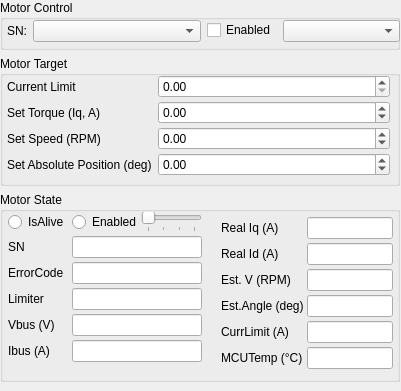
<?xml version="1.0" encoding="UTF-8"?>
<ui version="4.0">
 <class>MotorDebugger</class>
 <widget class="QMainWindow" name="MotorDebugger">
  <property name="geometry">
   <rect>
    <x>0</x>
    <y>0</y>
    <width>401</width>
    <height>391</height>
   </rect>
  </property>
  <property name="windowTitle">
   <string>MotorDebugger</string>
  </property>
  <widget class="QWidget" name="centralwidget">
   <widget class="QWidget" name="gridLayoutWidget">
    <property name="geometry">
     <rect>
      <x>0</x>
      <y>0</y>
      <width>402</width>
      <height>391</height>
     </rect>
    </property>
    <layout class="QGridLayout" name="gridLayout" rowstretch="1,0,0">
     <property name="sizeConstraint">
      <enum>QLayout::SizeConstraint::SetFixedSize</enum>
     </property>
     <item row="2" column="0">
      <widget class="QGroupBox" name="groupBox_3">
       <property name="sizePolicy">
        <sizepolicy hsizetype="Fixed" vsizetype="Fixed">
         <horstretch>0</horstretch>
         <verstretch>0</verstretch>
        </sizepolicy>
       </property>
       <property name="minimumSize">
        <size>
         <width>400</width>
         <height>190</height>
        </size>
       </property>
       <property name="maximumSize">
        <size>
         <width>400</width>
         <height>190</height>
        </size>
       </property>
       <property name="title">
        <string>Motor State</string>
       </property>
       <widget class="QWidget" name="horizontalLayoutWidget_2">
        <property name="geometry">
         <rect>
          <x>0</x>
          <y>20</y>
          <width>401</width>
          <height>212</height>
         </rect>
        </property>
        <layout class="QHBoxLayout" name="horizontalLayout_2">
         <property name="spacing">
          <number>3</number>
         </property>
         <item>
          <layout class="QFormLayout" name="formLayout_4">
           <property name="verticalSpacing">
            <number>4</number>
           </property>
           <property name="leftMargin">
            <number>8</number>
           </property>
           <property name="rightMargin">
            <number>8</number>
           </property>
           <item row="0" column="0">
            <widget class="QRadioButton" name="motorStateIsAliveButton">
             <property name="mouseTracking">
              <bool>false</bool>
             </property>
             <property name="focusPolicy">
              <enum>Qt::FocusPolicy::NoFocus</enum>
             </property>
             <property name="text">
              <string>IsAlive</string>
             </property>
             <property name="checkable">
              <bool>true</bool>
             </property>
             <property name="autoExclusive">
              <bool>false</bool>
             </property>
            </widget>
           </item>
           <item row="0" column="1">
            <layout class="QFormLayout" name="formLayout_14">
             <item row="0" column="0">
              <widget class="QRadioButton" name="motorStateEnabledButton">
               <property name="mouseTracking">
                <bool>false</bool>
               </property>
               <property name="focusPolicy">
                <enum>Qt::FocusPolicy::NoFocus</enum>
               </property>
               <property name="text">
                <string>Enabled</string>
               </property>
               <property name="autoExclusive">
                <bool>false</bool>
               </property>
              </widget>
             </item>
             <item row="0" column="1">
              <widget class="QSlider" name="motorStateModeSlider">
               <property name="focusPolicy">
                <enum>Qt::FocusPolicy::NoFocus</enum>
               </property>
               <property name="contextMenuPolicy">
                <enum>Qt::ContextMenuPolicy::NoContextMenu</enum>
               </property>
               <property name="maximum">
                <number>3</number>
               </property>
               <property name="pageStep">
                <number>1</number>
               </property>
               <property name="tracking">
                <bool>false</bool>
               </property>
               <property name="orientation">
                <enum>Qt::Orientation::Horizontal</enum>
               </property>
               <property name="tickPosition">
                <enum>QSlider::TickPosition::TicksBelow</enum>
               </property>
               <property name="tickInterval">
                <number>1</number>
               </property>
              </widget>
             </item>
            </layout>
           </item>
           <item row="1" column="0">
            <widget class="QLabel" name="label_8">
             <property name="text">
              <string>SN</string>
             </property>
            </widget>
           </item>
           <item row="1" column="1">
            <widget class="QLineEdit" name="motorStateSNEdit">
             <property name="mouseTracking">
              <bool>false</bool>
             </property>
             <property name="focusPolicy">
              <enum>Qt::FocusPolicy::NoFocus</enum>
             </property>
             <property name="contextMenuPolicy">
              <enum>Qt::ContextMenuPolicy::NoContextMenu</enum>
             </property>
             <property name="readOnly">
              <bool>true</bool>
             </property>
            </widget>
           </item>
           <item row="2" column="0">
            <widget class="QLabel" name="label_6">
             <property name="text">
              <string>ErrorCode</string>
             </property>
            </widget>
           </item>
           <item row="2" column="1">
            <widget class="QLineEdit" name="motorStateErrorCodeEdit">
             <property name="mouseTracking">
              <bool>false</bool>
             </property>
             <property name="focusPolicy">
              <enum>Qt::FocusPolicy::NoFocus</enum>
             </property>
             <property name="contextMenuPolicy">
              <enum>Qt::ContextMenuPolicy::NoContextMenu</enum>
             </property>
             <property name="readOnly">
              <bool>true</bool>
             </property>
            </widget>
           </item>
           <item row="3" column="0">
            <widget class="QLabel" name="label_18">
             <property name="text">
              <string>Limiter</string>
             </property>
            </widget>
           </item>
           <item row="3" column="1">
            <widget class="QLineEdit" name="motorStateLimiterEdit">
             <property name="mouseTracking">
              <bool>false</bool>
             </property>
             <property name="focusPolicy">
              <enum>Qt::FocusPolicy::NoFocus</enum>
             </property>
             <property name="contextMenuPolicy">
              <enum>Qt::ContextMenuPolicy::NoContextMenu</enum>
             </property>
             <property name="readOnly">
              <bool>true</bool>
             </property>
            </widget>
           </item>
           <item row="4" column="0">
            <widget class="QLabel" name="label_19">
             <property name="text">
              <string>Vbus (V)</string>
             </property>
            </widget>
           </item>
           <item row="4" column="1">
            <widget class="QLineEdit" name="motorStateVBusEdit">
             <property name="mouseTracking">
              <bool>false</bool>
             </property>
             <property name="focusPolicy">
              <enum>Qt::FocusPolicy::NoFocus</enum>
             </property>
             <property name="contextMenuPolicy">
              <enum>Qt::ContextMenuPolicy::NoContextMenu</enum>
             </property>
             <property name="readOnly">
              <bool>true</bool>
             </property>
            </widget>
           </item>
           <item row="5" column="0">
            <widget class="QLabel" name="label_20">
             <property name="text">
              <string>Ibus (A)</string>
             </property>
            </widget>
           </item>
           <item row="5" column="1">
            <widget class="QLineEdit" name="motorStateIBusEdit">
             <property name="mouseTracking">
              <bool>false</bool>
             </property>
             <property name="focusPolicy">
              <enum>Qt::FocusPolicy::NoFocus</enum>
             </property>
             <property name="contextMenuPolicy">
              <enum>Qt::ContextMenuPolicy::NoContextMenu</enum>
             </property>
             <property name="readOnly">
              <bool>true</bool>
             </property>
            </widget>
           </item>
          </layout>
         </item>
         <item>
          <layout class="QFormLayout" name="formLayout_13">
           <property name="verticalSpacing">
            <number>4</number>
           </property>
           <property name="leftMargin">
            <number>8</number>
           </property>
           <property name="topMargin">
            <number>5</number>
           </property>
           <property name="rightMargin">
            <number>8</number>
           </property>
           <item row="0" column="0">
            <widget class="QLabel" name="label_21">
             <property name="text">
              <string>Real Iq (A)</string>
             </property>
            </widget>
           </item>
           <item row="0" column="1">
            <widget class="QLineEdit" name="motorStateIqEdit">
             <property name="mouseTracking">
              <bool>false</bool>
             </property>
             <property name="focusPolicy">
              <enum>Qt::FocusPolicy::NoFocus</enum>
             </property>
             <property name="contextMenuPolicy">
              <enum>Qt::ContextMenuPolicy::NoContextMenu</enum>
             </property>
             <property name="readOnly">
              <bool>true</bool>
             </property>
            </widget>
           </item>
           <item row="1" column="0">
            <widget class="QLabel" name="label_22">
             <property name="text">
              <string>Real Id (A)</string>
             </property>
            </widget>
           </item>
           <item row="1" column="1">
            <widget class="QLineEdit" name="motorStateIdEdit">
             <property name="mouseTracking">
              <bool>false</bool>
             </property>
             <property name="focusPolicy">
              <enum>Qt::FocusPolicy::NoFocus</enum>
             </property>
             <property name="contextMenuPolicy">
              <enum>Qt::ContextMenuPolicy::NoContextMenu</enum>
             </property>
             <property name="readOnly">
              <bool>true</bool>
             </property>
            </widget>
           </item>
           <item row="2" column="0">
            <widget class="QLabel" name="label_23">
             <property name="text">
              <string>Est. V (RPM)</string>
             </property>
            </widget>
           </item>
           <item row="2" column="1">
            <widget class="QLineEdit" name="motorStateEstSpeedEdit">
             <property name="mouseTracking">
              <bool>false</bool>
             </property>
             <property name="focusPolicy">
              <enum>Qt::FocusPolicy::NoFocus</enum>
             </property>
             <property name="contextMenuPolicy">
              <enum>Qt::ContextMenuPolicy::NoContextMenu</enum>
             </property>
             <property name="readOnly">
              <bool>true</bool>
             </property>
            </widget>
           </item>
           <item row="3" column="0">
            <widget class="QLabel" name="label_24">
             <property name="text">
              <string>Est.Angle (deg)</string>
             </property>
            </widget>
           </item>
           <item row="3" column="1">
            <widget class="QLineEdit" name="motorStateEstAngleEdit">
             <property name="mouseTracking">
              <bool>false</bool>
             </property>
             <property name="focusPolicy">
              <enum>Qt::FocusPolicy::NoFocus</enum>
             </property>
             <property name="contextMenuPolicy">
              <enum>Qt::ContextMenuPolicy::NoContextMenu</enum>
             </property>
             <property name="readOnly">
              <bool>true</bool>
             </property>
            </widget>
           </item>
           <item row="4" column="0">
            <widget class="QLabel" name="label_25">
             <property name="text">
              <string>CurrLimit (A)</string>
             </property>
            </widget>
           </item>
           <item row="4" column="1">
            <widget class="QLineEdit" name="motorStateCurrLimitEdit">
             <property name="mouseTracking">
              <bool>false</bool>
             </property>
             <property name="focusPolicy">
              <enum>Qt::FocusPolicy::NoFocus</enum>
             </property>
             <property name="contextMenuPolicy">
              <enum>Qt::ContextMenuPolicy::NoContextMenu</enum>
             </property>
             <property name="readOnly">
              <bool>true</bool>
             </property>
            </widget>
           </item>
           <item row="5" column="0">
            <widget class="QLabel" name="label_26">
             <property name="text">
              <string>MCUTemp (°C)</string>
             </property>
            </widget>
           </item>
           <item row="5" column="1">
            <widget class="QLineEdit" name="motorStateMCUTempEdit">
             <property name="mouseTracking">
              <bool>false</bool>
             </property>
             <property name="focusPolicy">
              <enum>Qt::FocusPolicy::NoFocus</enum>
             </property>
             <property name="contextMenuPolicy">
              <enum>Qt::ContextMenuPolicy::NoContextMenu</enum>
             </property>
             <property name="readOnly">
              <bool>true</bool>
             </property>
            </widget>
           </item>
          </layout>
         </item>
        </layout>
       </widget>
      </widget>
     </item>
     <item row="0" column="0">
      <widget class="QGroupBox" name="groupBox">
       <property name="sizePolicy">
        <sizepolicy hsizetype="Fixed" vsizetype="Fixed">
         <horstretch>0</horstretch>
         <verstretch>0</verstretch>
        </sizepolicy>
       </property>
       <property name="minimumSize">
        <size>
         <width>400</width>
         <height>50</height>
        </size>
       </property>
       <property name="maximumSize">
        <size>
         <width>400</width>
         <height>50</height>
        </size>
       </property>
       <property name="title">
        <string>Motor Control</string>
       </property>
       <widget class="QWidget" name="horizontalLayoutWidget">
        <property name="geometry">
         <rect>
          <x>-1</x>
          <y>20</y>
          <width>401</width>
          <height>31</height>
         </rect>
        </property>
        <layout class="QHBoxLayout" name="horizontalLayout">
         <property name="leftMargin">
          <number>8</number>
         </property>
         <item>
          <layout class="QFormLayout" name="formLayout">
           <item row="0" column="0">
            <widget class="QLabel" name="label">
             <property name="text">
              <string>SN:</string>
             </property>
            </widget>
           </item>
           <item row="0" column="1">
            <widget class="QComboBox" name="motorSNComboBox">
             <property name="placeholderText">
              <string/>
             </property>
            </widget>
           </item>
          </layout>
         </item>
         <item>
          <layout class="QFormLayout" name="formLayout_3">
           <item row="0" column="0">
            <widget class="QCheckBox" name="motorEnabledCheckBox">
             <property name="text">
              <string>Enabled</string>
             </property>
            </widget>
           </item>
           <item row="0" column="1">
            <widget class="QComboBox" name="motorModeComboBox">
             <property name="placeholderText">
              <string/>
             </property>
            </widget>
           </item>
          </layout>
         </item>
        </layout>
       </widget>
      </widget>
     </item>
     <item row="1" column="0">
      <widget class="QGroupBox" name="groupBox_2">
       <property name="sizePolicy">
        <sizepolicy hsizetype="Fixed" vsizetype="Fixed">
         <horstretch>0</horstretch>
         <verstretch>0</verstretch>
        </sizepolicy>
       </property>
       <property name="minimumSize">
        <size>
         <width>400</width>
         <height>130</height>
        </size>
       </property>
       <property name="maximumSize">
        <size>
         <width>400</width>
         <height>130</height>
        </size>
       </property>
       <property name="title">
        <string>Motor Target</string>
       </property>
       <widget class="QWidget" name="formLayoutWidget_2">
        <property name="geometry">
         <rect>
          <x>-1</x>
          <y>19</y>
          <width>391</width>
          <height>120</height>
         </rect>
        </property>
        <layout class="QFormLayout" name="formLayout_2">
         <property name="verticalSpacing">
          <number>3</number>
         </property>
         <property name="leftMargin">
          <number>8</number>
         </property>
         <item row="0" column="0">
          <widget class="QLabel" name="label_2">
           <property name="text">
            <string>Current Limit</string>
           </property>
          </widget>
         </item>
         <item row="1" column="0">
          <widget class="QLabel" name="label_3">
           <property name="text">
            <string>Set Torque (Iq, A)</string>
           </property>
          </widget>
         </item>
         <item row="2" column="0">
          <widget class="QLabel" name="label_4">
           <property name="text">
            <string>Set Speed (RPM)</string>
           </property>
          </widget>
         </item>
         <item row="3" column="0">
          <widget class="QLabel" name="label_5">
           <property name="text">
            <string>Set Absolute Position (deg)</string>
           </property>
          </widget>
         </item>
         <item row="1" column="1">
          <widget class="QDoubleSpinBox" name="motorTargetTorqueSpinBox">
           <property name="minimum">
            <double>-2.000000000000000</double>
           </property>
           <property name="maximum">
            <double>2.000000000000000</double>
           </property>
           <property name="singleStep">
            <double>0.050000000000000</double>
           </property>
          </widget>
         </item>
         <item row="0" column="1">
          <widget class="QDoubleSpinBox" name="motorTargetCurrLimitSpinBox">
           <property name="maximum">
            <double>3.000000000000000</double>
           </property>
           <property name="singleStep">
            <double>0.100000000000000</double>
           </property>
          </widget>
         </item>
         <item row="3" column="1">
          <widget class="QDoubleSpinBox" name="motorTargetPosSpinBox">
           <property name="minimum">
            <double>-72000.000000000000000</double>
           </property>
           <property name="maximum">
            <double>72000.000000000000000</double>
           </property>
           <property name="singleStep">
            <double>15.000000000000000</double>
           </property>
          </widget>
         </item>
         <item row="2" column="1">
          <widget class="QDoubleSpinBox" name="motorTargetSpeedSpinBox">
           <property name="minimum">
            <double>-200.000000000000000</double>
           </property>
           <property name="maximum">
            <double>200.000000000000000</double>
           </property>
           <property name="singleStep">
            <double>10.000000000000000</double>
           </property>
          </widget>
         </item>
        </layout>
       </widget>
      </widget>
     </item>
    </layout>
   </widget>
  </widget>
 </widget>
 <resources/>
 <connections/>
</ui>
